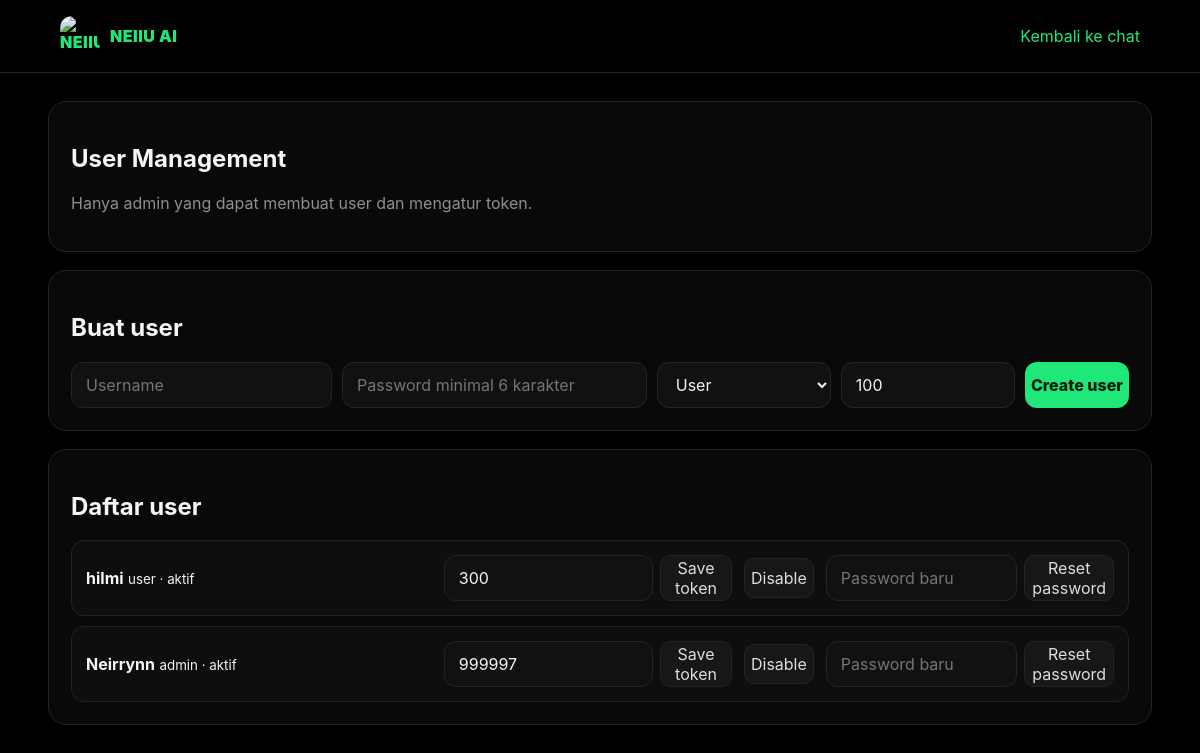
Page /admin (signed in) on the earlier database version.
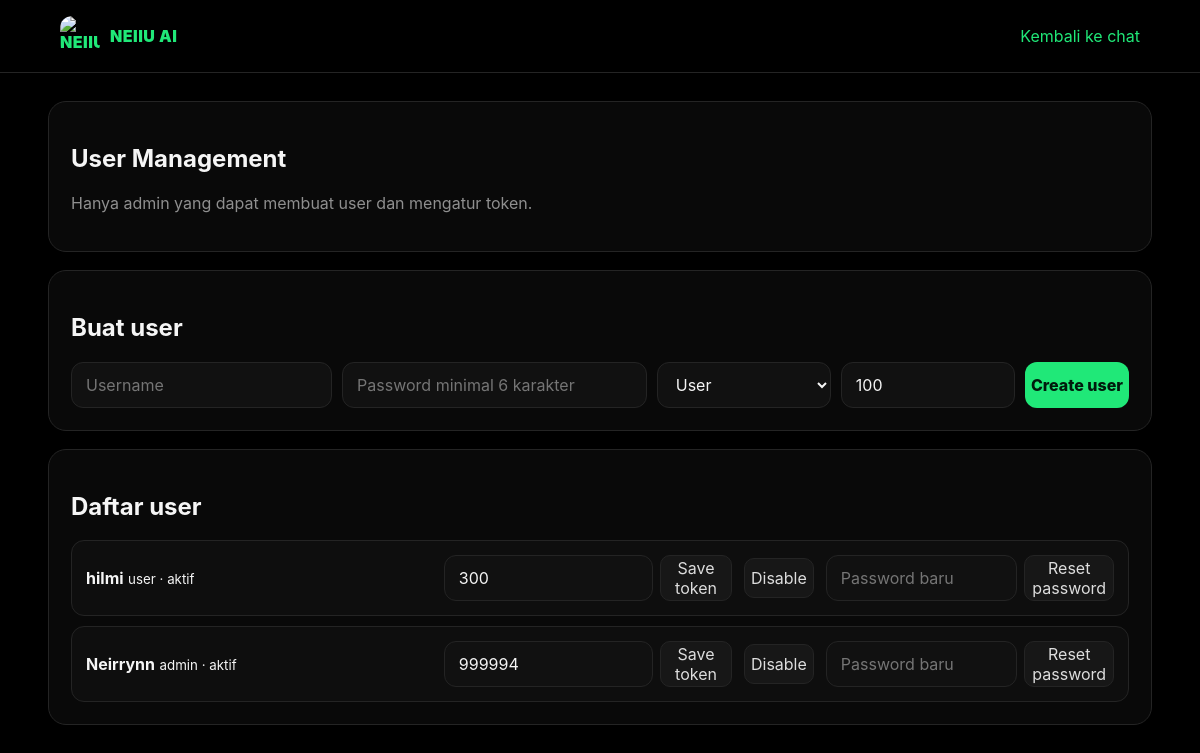
Same page on the later database version.
### tables this page shows
CREATE TABLE users (
                id INTEGER PRIMARY KEY AUTOINCREMENT,
                username TEXT NOT NULL UNIQUE COLLATE NOCASE,
                password_hash TEXT NOT NULL,
                role TEXT NOT NULL DEFAULT 'user'
                    CHECK(role IN ('admin', 'user')),
                token_balance INTEGER NOT NULL DEFAULT 0
                    CHECK(token_balance >= 0),
                is_active INTEGER NOT NULL DEFAULT 1
                    CHECK(is_active IN (0, 1)),
                created_at TEXT NOT NULL
            );

### web_app.py (the view)
@app.get(
    "/admin",
    response_class=HTMLResponse,
)
def admin_page(request: Request):
    user = session_user(request)
    if not user:
        return RedirectResponse(
            "/login",
            status_code=303,
        )
    if user["role"] != "admin":
        return RedirectResponse(
            "/chat",
            status_code=303,
        )
    return templates.TemplateResponse(
        request=request,
        name="admin.html",
        context={
            "user": dict(user),
            "users": [
                dict(item)
                for item in list_users()
            ],
            "message": (
                request.query_params.get(
                    "message"
                )
            ),
        },
    )

### templates/admin.html (shortened to what this page needs)
<!doctype html>
<html lang="id">
<head>
    <link rel="stylesheet" href="{{ url_for('static', path='/style.css') }}">
</head>
<body class="admin-body">
    <header class="admin-top">
        <a href="/chat" class="brand">
            <img
                src="https://ik.imagekit.io/haim3/neiiuai%20logo.jpg"
                alt="NEIIU AI"
            >
            <span>NEIIU AI</span>
        </a>
        <a href="/chat" class="text-link">Kembali ke chat</a>
    </header>
    <main class="admin-container">
        <section class="admin-card">
            <h1>User Management</h1>
            <p class="muted">
                Hanya admin yang dapat membuat user dan mengatur token.
            </p>
        </section>
        <section class="admin-card">
            <h2>Buat user</h2>
            <form method="post" action="/admin/users" class="admin-form">
                <input name="username" placeholder="Username" required>
                <input
                    name="password"
                    type="password"
                    placeholder="Password minimal 6 karakter"
                    required
                >
                <select name="role">
                    <option value="user">User</option>
                </select>
                <input
                    name="token_balance"
                    type="number"
                    min="0"
                    value="100"
                    required
                >
                <button class="primary" type="submit">
                    Create user
                </button>
            </form>
        </section>
        <section class="admin-card">
            <h2>Daftar user</h2>
            <div class="user-table">
                {% for item in users %}
                    <article class="user-row">
                        <div>
                            <strong>{{ item.username }}</strong>
                            <small>
                                {{ item.role }} ·
                                {% if item.is_active %}
                                    aktif
                                {% else %}
                                    nonaktif
                                {% endif %}
                            </small>
                        </div>
                        <form
                            method="post"
                            action="/admin/users/{{ item.id }}/tokens"
                        >
                            <input
                                name="token_balance"
                                type="number"
                                min="0"
                                value="{{ item.token_balance }}"
                            >
                            <button>Save token</button>
                        </form>
                        <form
                            method="post"
                            action="/admin/users/{{ item.id }}/active"
                        >
                            <button>
                                {% if item.is_active %}
                                    Disable
                                {% else %}
                                    Enable
                                {% endif %}
                            </button>
                        </form>
                        <form
                            method="post"
                            action="/admin/users/{{ item.id }}/password"
                        >
                            <input
                                name="password"
                                type="password"
                                placeholder="Password baru"
                                required
                            >
                            <button>Reset password</button>
                        </form>
                    </article>
                {% endfor %}
            </div>
        </section>
    </main>
</body>
</html>

### static/style.css (style rules this page uses)
:root { color-scheme: dark; --bg: #000; --panel: #090909; --panel-2: #111; --border: #242424; --text: #f5f5f5; --muted: #8f8f8f; --green: #20e878; --green-dark: #0c8f49; --danger: #ff6969; }
* { box-sizing: border-box; }
html, body { margin: 0; min-height: 100%; font-family: Inter, ui-sans-serif, system-ui, -apple-system, BlinkMacSystemFont, "Segoe UI", sans-serif; background: var(--bg); color: var(--text); }
button, input, textarea, select { font: inherit; }
button, a { -webkit-tap-highlight-color: transparent; }
.muted { color: var(--muted); }
.text-link { color: var(--green); text-decoration: none; }
input, select { width: 100%; min-height: 46px; padding: 0 14px; border: 1px solid var(--border); border-radius: 12px; outline: none; color: var(--text); background: var(--panel-2); }
.primary { min-height: 46px; border: 0; border-radius: 12px; cursor: pointer; font-weight: 800; color: #001a0c; background: var(--green); }
.brand { display: flex; align-items: center; gap: 10px; color: var(--green); text-decoration: none; font-weight: 900; letter-spacing: 0.03em; }
.brand img { width: 40px; height: 40px; object-fit: cover; border-radius: 12px; }
.admin-body { min-height: 100vh; background: #000; }
.admin-top { display: flex; align-items: center; justify-content: space-between; padding: 16px 5%; border-bottom: 1px solid var(--border); }
.admin-container { display: grid; gap: 18px; width: min(1180px, 92%); margin: 28px auto 60px; }
.admin-card { padding: 22px; border: 1px solid var(--border); border-radius: 18px; background: #090909; }
.admin-form { display: grid; grid-template-columns: 1.2fr 1.4fr 0.8fr 0.8fr auto; gap: 10px; }
.user-table { display: grid; gap: 10px; }
.user-row { display: grid; grid-template-columns: 1.2fr 1fr auto 1fr; gap: 12px; align-items: center; padding: 14px; border: 1px solid var(--border); border-radius: 13px; background: #0e0e0e; }
.user-row form { display: flex; gap: 7px; }
.user-row button { min-height: 40px; border: 1px solid var(--border); border-radius: 10px; cursor: pointer; color: #ddd; background: #171717; }

Differences in the rows shown:
changed users "Neirrynn": token_balance "999997" → "999994"
